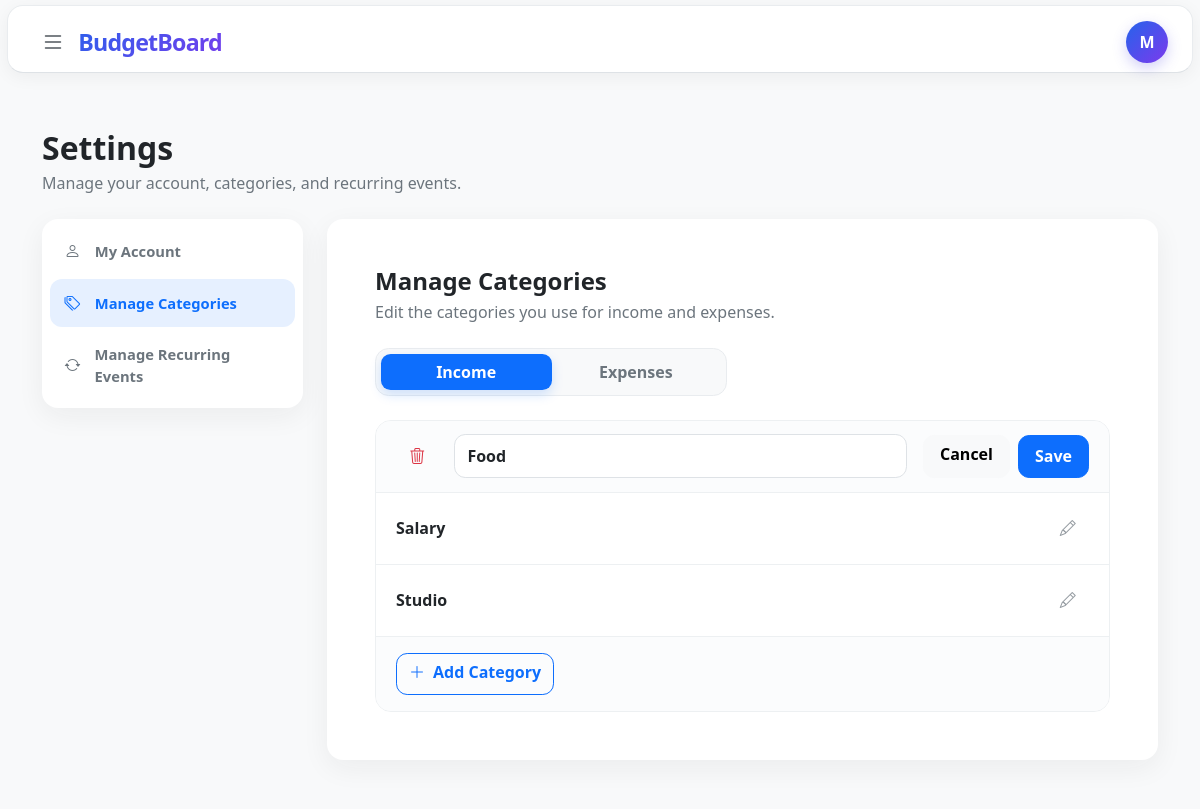
The app's page /settings?section=categories&category_type=income&edit_category=2 (signed in), older data.
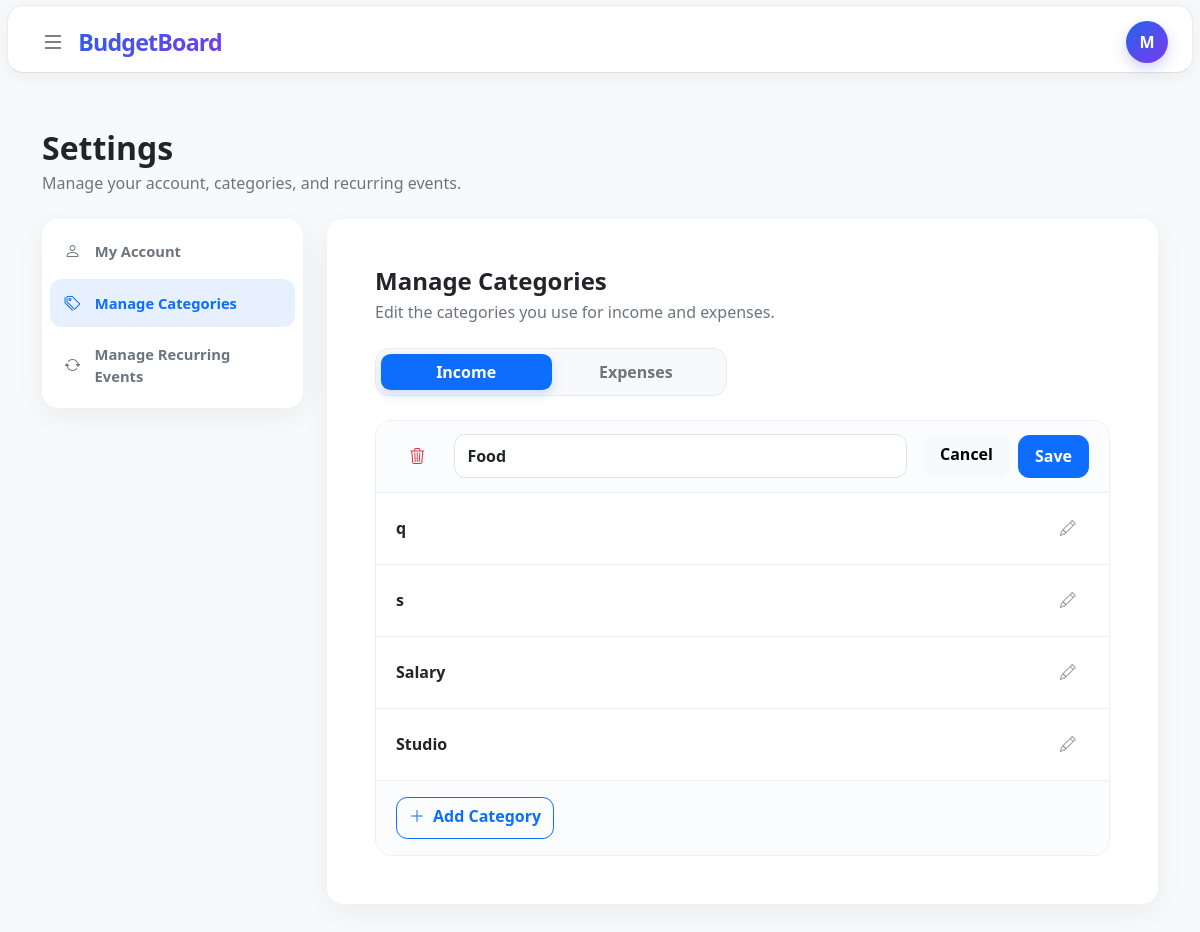
The same page, newer data.
### tables this page shows
CREATE TABLE categories (
    id INTEGER PRIMARY KEY AUTOINCREMENT,
    user_id INTEGER NOT NULL,
    name TEXT NOT NULL COLLATE NOCASE,
    type TEXT NOT NULL CHECK (
        type IN ('income', 'expense')
    ),
    created_at DATETIME NOT NULL DEFAULT CURRENT_TIMESTAMP,

    FOREIGN KEY (user_id) REFERENCES users(id),
    UNIQUE (user_id, name, type)
);

### app.py (the view, shortened to what this page needs)
@app.route("/settings", methods=["GET", "POST"])
@login_required
def settings():
    user_id = session["user_id"]
    users = db.execute(
        """
        SELECT id, username, time_added
        FROM users
        WHERE id = ?
        LIMIT 1
        """,
        user_id
    )
    if not users:
        session.clear()
        return redirect(url_for("login", _external=True))
    user = users[0]
    try:
        member_since = datetime.fromisoformat(
            user["time_added"]
        ).strftime("%B %Y")
    except (TypeError, ValueError):
        member_since = ""
    categories = load_user_categories(db, user_id)
    income_categories = [
        category
        for category in categories
        if category["type"] == "income"
    ]
    expense_categories = [
        category
        for category in categories
        if category["type"] == "expense"
    ]
    accounts = db.execute(
        """
        SELECT id, name, active
        FROM accounts
        WHERE user_id = ?
        ORDER BY active DESC, name COLLATE NOCASE
        """,
        user_id
    )
    recurrent_events = load_recurrent_events(db, user_id)
    recurrent_income = [
        event
        for event in recurrent_events
        if event["category_type"] == "income"
    ]
    recurrent_expenses = [
        event
        for event in recurrent_events
        if event["category_type"] == "expense"
    ]
    active_section = request.args.get("section", "account")
    if active_section not in {"account", "categories", "recurring"}:
        active_section = "account"
    active_category_type = request.args.get(
        "category_type",
        "income"
    )
    if active_category_type not in {"income", "expense"}:
        active_category_type = "income"
    active_recurring_type = request.args.get(
        "recurring_type",
        "income"
    )
    if active_recurring_type not in {"income", "expense"}:
        active_recurring_type = "income"
    return render_template(
        "settings.html",
        user=user,
        member_since=member_since,
        accounts=accounts,
        income_categories=income_categories,
        expense_categories=expense_categories,
        recurrent_income=recurrent_income,
        recurrent_expenses=recurrent_expenses,
        active_section=active_section,
        active_category_type=active_category_type,
        active_recurring_type=active_recurring_type,
        edit_account=request.args.get("edit") == "account",
        edit_category_id=request.args.get("edit_category", type=int),
        adding_category_type=request.args.get("add_category"),
        edit_recurrent_id=request.args.get("edit_recurrent", type=int)
    )

### helpers.py (called while the page is built)
def login_required(f):
    @wraps(f)
    def decorated_function(*args, **kwargs):
        if session.get("user_id") is None:
            return redirect("/login")
        return f(*args, **kwargs)
    return decorated_function

def usd(value):
    sign = "-" if value < 0 else ""
    return f"{sign}${abs(value):,.2f}"

def load_user_categories(db, user_id):
    return db.execute(
        """
        SELECT id, name, type
        FROM categories
        WHERE user_id = ?
        ORDER BY type, name
        """,
        user_id
    )

def describe_recurrent_schedule(interval_days, day_of_month):
    if day_of_month is not None:
        return f"Monthly on day {day_of_month}"
    interval_days = int(interval_days)
    if interval_days == 7:
        return "Weekly"
    if interval_days == 14:
        return "Every 2 weeks"
    if interval_days == 365:
        return "Yearly"
    return f"Every {interval_days} days"

def recurrent_frequency(interval_days, day_of_month):
    if day_of_month is not None:
        return "monthly"
    interval_days = int(interval_days)
    if interval_days == 7:
        return "weekly"
    if interval_days == 14:
        return "biweekly"
    if interval_days == 365:
        return "yearly"
    return "custom"

### templates/settings.html (shortened to what this page needs)
{% extends "layout.html" %}
{% macro category_list(categories, category_type, edit_category_id, adding_category_type) %}
    <div class="settings-category-list">
        {% for category in categories %}
            {% if edit_category_id == category["id"] %}
                <form class="settings-category-row settings-category-row-editing" action="{{ url_for('settings') }}" method="post">
                    <div class="settings-category-edit-field">
                        <input
                            class="form-control settings-category-input w-100"
                            id="category-name-{{ category['id'] }}"
                            name="category_name"
                            type="text"
                            value="{{ category['name'] }}"
                            maxlength="50"
                            required
                            autofocus
                        >
                    </div>
                    <div class="settings-category-edit-actions">
                        <a
                            class="btn btn-light settings-row-button edit-action-button"
                            href="{{ url_for('settings', section='categories', category_type=category_type) }}"
                        >
                            Cancel
                        </a>
                        <button class="btn btn-primary settings-row-button edit-action-button" name="action" type="submit" value="rename_category">Save</button>
                    </div>
                    <button
                        class="btn settings-category-delete-button"
                        name="action"
                        type="submit"
                        value="delete_category"
                        formnovalidate
                        aria-label="Delete {{ category['name'] }} category"
                    >
                        <i class="bi bi-trash3" aria-hidden="true"></i>
                    </button>
                </form>
            {% else %}
                <div class="settings-category-row">
                    <span class="settings-category-name">{{ category["name"] }}</span>
                    <a
                        class="btn settings-category-edit-button"
                        href="{{ url_for('settings', section='categories', category_type=category_type, edit_category=category['id']) }}"
                        aria-label="Edit {{ category['name'] }} category"
                    >
                        <i class="bi bi-pencil" aria-hidden="true"></i>
                    </a>
                </div>
            {% endif %}
        {% else %}
            <div class="settings-empty-state">
                <i class="bi bi-tags" aria-hidden="true"></i>
                <p class="fw-semibold mb-1">No {{ category_type }} categories</p>
                <p class="small text-secondary mb-0">Add a category to start organizing your transactions.</p>
            </div>
        {% endfor %}
        <div class="settings-category-footer">
            {% if adding_category_type == category_type %}
                <form class="settings-add-category-form" action="{{ url_for('settings') }}" method="post">
                    <input name="category_type" type="hidden" value="{{ category_type }}">
                    <label class="visually-hidden" for="new-{{ category_type }}-category">New category name</label>
                    <input
                        class="form-control settings-category-input"
                        id="new-{{ category_type }}-category"
                        name="category_name"
                        type="text"
                        maxlength="50"
                        placeholder="Category name"
                        required
                        autofocus
                    >
                    <a
                        class="btn btn-light settings-row-button edit-action-button"
                        href="{{ url_for('settings', section='categories', category_type=category_type) }}"
                    >
                        Cancel
                    </a>
                    <button class="btn btn-primary settings-row-button edit-action-button" name="action" type="submit" value="add_category">Save</button>
                </form>
            {% else %}
                <a
                    class="btn btn-outline-primary settings-add-category"
                    href="{{ url_for('settings', section='categories', category_type=category_type, add_category=category_type) }}"
                >
                    <i class="bi bi-plus-lg me-2" aria-hidden="true"></i>Add Category
                </a>
            {% endif %}
        </div>
    </div>
{% endmacro %}
{% block styles %}
    <link rel="stylesheet" href="{{ url_for('static', filename='settings.css') }}">
{% endblock %}
{% block main %}
    <section class="settings-page py-4 py-lg-5">
        <div class="container-xl">
            <header class="mb-4">
                <h1 class="h2 fw-bold mb-1">Settings</h1>
                <p class="text-secondary mb-0">Manage your account, categories, and recurring events.</p>
            </header>
            <div class="row g-4 align-items-start settings-layout">
                <aside class="col-12 col-lg-3 settings-sidebar" aria-label="Settings navigation">
                    <div class="card settings-nav-card border-0">
                        <div class="card-body p-2">
                            <nav class="settings-nav" role="tablist" aria-label="Settings sections">
                                <label class="settings-nav-link" for="settings-account-section" role="tab">
                                    <i class="bi bi-person" aria-hidden="true"></i>
                                    <span>My Account</span>
                                </label>
                                <label class="settings-nav-link" for="settings-categories-section" role="tab">
                                    <i class="bi bi-tags" aria-hidden="true"></i>
                                    <span>Manage Categories</span>
                                </label>
                                <label class="settings-nav-link" for="settings-recurring-section" role="tab">
                                    <i class="bi bi-arrow-repeat" aria-hidden="true"></i>
                                    <span>Manage Recurring Events</span>
                                </label>
                            </nav>
                        </div>
                    </div>
                </aside>
                <div class="col-12 col-lg-9 settings-content">
                    <article class="card settings-card settings-categories-panel border-0" aria-labelledby="categories-heading">
                        <div class="card-body p-4 p-lg-5">
                            <header class="mb-4">
                                <h2 class="h4 fw-bold mb-1" id="categories-heading">Manage Categories</h2>
                                <p class="text-secondary mb-0">Edit the categories you use for income and expenses.</p>
                            </header>
                            <div class="settings-category-switcher">
                                <div class="btn-group settings-category-tabs mb-4" role="tablist" aria-label="Category type">
                                    <label class="btn" for="income-categories" role="tab">Income</label>
                                    <label class="btn" for="expense-categories" role="tab">Expenses</label>
                                </div>
                                <div class="settings-category-panels">
                                    <section class="settings-category-pane income-category-pane" aria-label="Income categories">
                                        {{ category_list(income_categories, "income", edit_category_id, adding_category_type) }}
                                    </section>
                                </div>
                            </div>
                        </div>
                    </article>
                </div>
            </div>
        </div>
    </section>
{% endblock %}

### templates/layout.html (shortened to what this page needs)
<!DOCTYPE html>
<html lang="en">
<head>
    <link
        href="https://cdn.jsdelivr.net/npm/bootstrap@5.3.8/dist/css/bootstrap.min.css"
        rel="stylesheet"
    >
    <link
        rel="stylesheet"
        href="https://cdn.jsdelivr.net/npm/bootstrap-icons@1.13.1/font/bootstrap-icons.min.css"
    >
    <link
        rel="stylesheet"
        href="{{ url_for('static', filename='style.css') }}"
    >
    {% block styles %}
    {% endblock %}
</head>
<body>
    <header class="top-bar border-bottom bg-white">
        <div class="container-fluid px-4">
            <div class="d-flex align-items-center justify-content-between"
                 style="height: 72px;">
                <div class="d-flex align-items-center gap-3">
                    {% if session.get("user_id") %}
                        <button
                            class="btn menu-button"
                            type="button"
                            data-bs-toggle="offcanvas"
                            data-bs-target="#navigation"
                            aria-controls="navigation"
                            aria-label="Open navigation"
                        >
                            <i class="bi bi-list fs-4"></i>
                        </button>
                    {% endif %}
                    <a href="/" class="brand text-decoration-none" id="{% if session.get('user_id') %}title-li{% else %}title-lo{% endif %}">
                    </a>
                </div>
                <div class="d-flex align-items-center ms-auto">
                    {% if session.get("user_id") %}
                        <div class="dropdown">
                            <button
                                class="btn profile-button dropdown-toggle"
                                type="button"
                                data-bs-toggle="dropdown"
                                aria-expanded="false"
                                aria-label="Open account menu"
                            >
                                {{ session.get("username", "U")[0] | upper }}
                            </button>
                        </div>
                    {% endif %}
                </div>
            </div>
        </div>
    </header>
    <main>
        {% block main %}
        {% endblock %}
    </main>
</body>
</html>

### static/style.css (style rules this page uses)
body { background-color: #f8f9fa; color: #212529; }
.top-bar { position: relative; margin: 5px 7px 0; height: 68px; background: #ffffff; border: 1px solid #e9ecef; border-radius: 16px; box-shadow: 0 4px 18px rgba(0, 0, 0, 0.05); }
#title-li { position: absolute; left: 12%; transform: translateX(-50%); }
.brand { display: inline-flex; align-items: center; padding: 8px 14px; font-size: 1.45rem; font-weight: 750; letter-spacing: -0.8px; background: linear-gradient( 135deg, #2563eb, #7c3aed ); background-clip: text; -webkit-background-clip: text; color: transparent; -webkit-text-fill-color: transparent; border-radius: 12px; transition: transform 0.2s ease, opacity 0.2s ease; }
.menu-button { width: 42px; height: 42px; display: flex; align-items: center; justify-content: center; border: none; border-radius: 12px; color: #495057; transition: all 0.2s ease; }
.profile-button { width: 42px; height: 42px; display: inline-flex; align-items: center; justify-content: center; padding: 0; color: #ffffff; background: linear-gradient(135deg, #2563eb, #7c3aed); border: 0; border-radius: 50%; font-size: 1rem; font-weight: 700; box-shadow: 0 5px 14px rgba(79, 70, 229, 0.25); transition: transform 0.15s ease, box-shadow 0.15s ease; }
.profile-button::after { display: none; }
main { min-height: calc(100vh - 80px); padding-top: 8px; }
.btn.edit-action-button { border-radius: 0.7rem; }

Row changes from the older to the newer data that the page shows:
added categories: name "q"
added categories: name "s"
